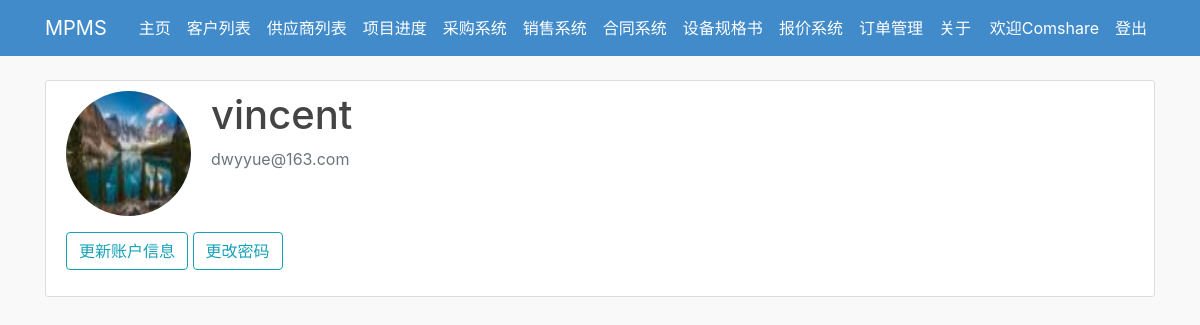
Page /account (signed in) on the committed database.
### MPMS_files/models.py (models this page shows, shortened)
class User(db.Model, UserMixin):
    id = db.Column(db.Integer, primary_key=True)
    username = db.Column(db.String(20), unique=True, nullable=False)
    email = db.Column(db.String(50), unique=True, nullable=False)
    account_image = db.Column(db.String(50), nullable=False, default="default.jpg")
    group = db.Column(db.String(50), nullable=False, default='CH')
    password = db.Column(db.String(100), nullable=False)
    posts = db.relationship('Post', backref="author", lazy=True)
    cases = db.relationship('Case', backref="author", lazy=True)
    vendor = db.relationship('VendorAuthor', backref='author', lazy=True)

### MPMS_files/routes.py (the view)
@app.route("/account")
@login_required
def account():
    image_file = url_for('static', filename=os.path.join('account_pics', current_user.account_image))
    return render_template("account.html", title="我的个人页面", image_file=image_file)

### MPMS_files/models.py (called while the page is built)
@login_manager.user_loader
def lode_user(user_id):
    return User.query.get(user_id)

### MPMS_files/templates/account.html
{% extends "general_layout.html" %}
{% block content %}
    <div class="content-section">
        <div class="media">
            <img src="{{ image_file }}" alt="用户头像" class="rounded-circle account-img">
            <div class="media-body">
                <h2 class="account-heading">
                    {{ current_user.username }}
                </h2>
                <p class="text-secondary">{{ current_user.email }}</p>
            </div>
        </div>
        <div class="form-group">
            <a href="{{ url_for('update_account') }}" class="btn btn-outline-info">更新账户信息</a>
            <a href="{{ url_for('change_password') }}" class="btn btn-outline-info">更改密码</a>
        </div>
    </div>
{% endblock %}

### MPMS_files/templates/general_layout.html (shortened to what this page needs)
<!DOCTYPE html>
<html>
<head>
    <link rel="stylesheet" href="https://maxcdn.bootstrapcdn.com/bootstrap/4.0.0/css/bootstrap.min.css"
>
    <link rel="stylesheet" type="text/css" href="{{ url_for('static',filename='main.css') }}">
</head>
<body>
<header class="site-header">
    <nav class="navbar navbar-expand-md navbar-dark bg-steel fixed-top">
        <div class="container">
            <a class="navbar-brand mr-4" href="/">MPMS</a>
            <div class="collapse navbar-collapse" id="navbarToggle">
                <div class="navbar-nav mr-auto">
                    <a class="nav-item nav-link" href={{ url_for("index") }}>主页</a>
                    <a class="nav-item nav-link" href={{ url_for("guest") }}>客户列表</a>
                    <a class="nav-item nav-link" href={{ url_for("vendor") }}>供应商列表</a>
                    <a class="nav-item nav-link" href="#">项目进度</a>
                    <a class="nav-item nav-link" href="#">采购系统</a>
                    <a class="nav-item nav-link" href="#">销售系统</a>
                    <a class="nav-item nav-link" href="#">合同系统</a>
                    <a class="nav-item nav-link" href="#">设备规格书</a>
                    <a class="nav-item nav-link" href="#">报价系统</a>
                    <a class="nav-item nav-link" href="#">订单管理</a>
                    <a class="nav-item nav-link" href="#">关于</a>
                </div>
                <div class="navbar-nav">
                    {% if current_user.is_authenticated %}
                        <a class="nav-item nav-link" href= {{ url_for("account") }}>欢迎{{ current_user.group }}</a>
                        <a class="nav-item nav-link" href={{ url_for("logout") }}>登出</a>
                    {% else %}
                        <a class="nav-item nav-link" href={{ url_for('login') }}>登录</a>
                        <a class="nav-item nav-link" href={{ url_for('register') }}>注册</a>
                    {% endif %}
                </div>
            </div>
        </div>
    </nav>
</header>
<main role="main" class="container">
    <div class="row">
        <div class="col-md-12">
            {% block content %}{% endblock %}
        </div>
    </div>
</main>
</body>
</html>

### MPMS_files/static/main.css (style rules this page uses)
body { background: #faf9f9; color: #333333; margin-top: 5rem; }
h1, h2, h3, h4, h5, h6 { color: #444444; }
.bg-steel { background-color: #428bca; }
.site-header .navbar-nav .nav-link { color: #ffffff; }
.content-section { background: #ffffff; padding: 10px 20px; border: 1px solid #dddddd; border-radius: 3px; margin-bottom: 20px; }
.account-img { height: 125px; width: 125px; margin-right: 20px; margin-bottom: 16px; }
.account-heading { font-size: 2.5rem; }

### rows in the picture
User: group "Comshare", username "vincent", email "dwyyue@163.com"
